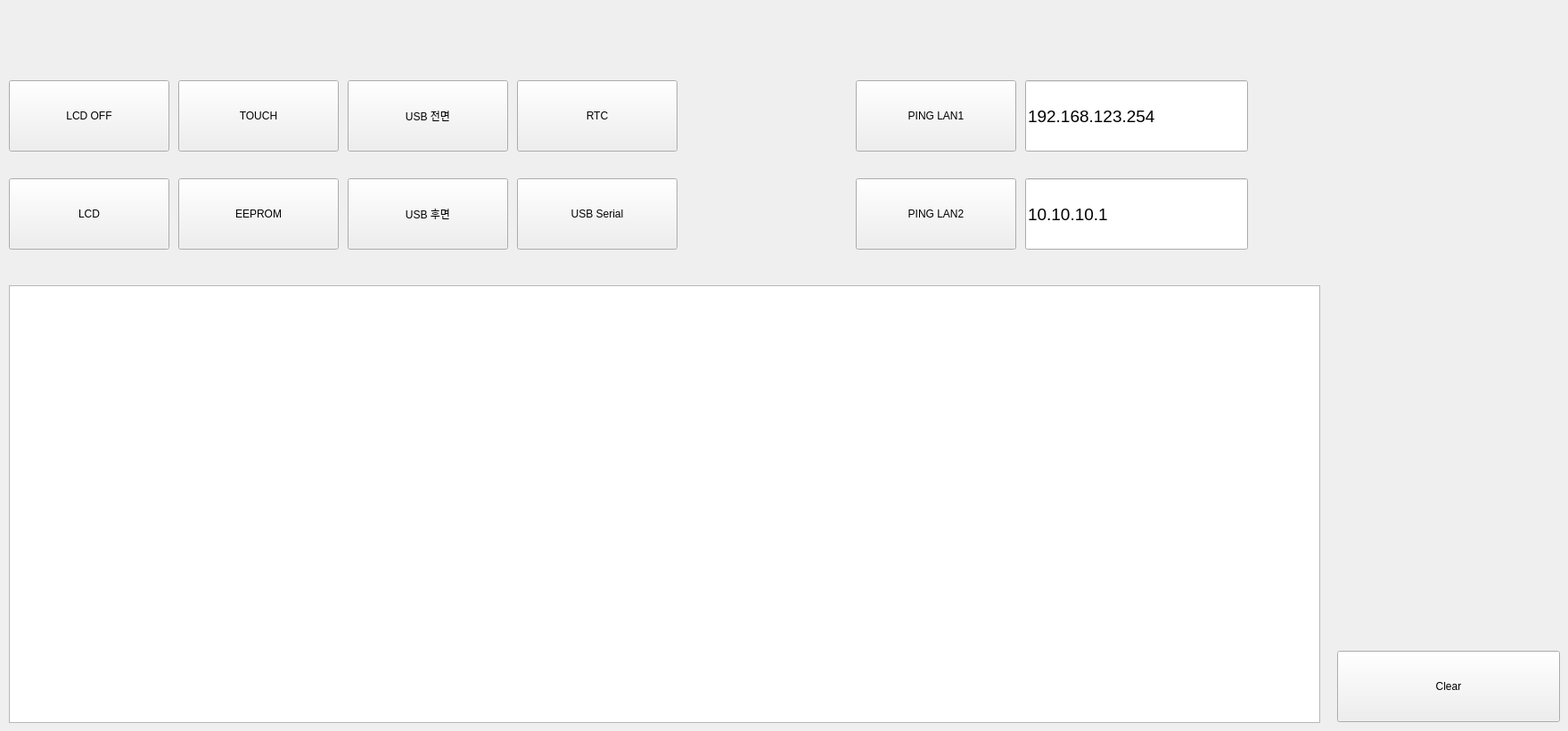
   <widget class="QWidget" name="pageEtc">
    <widget class="QPushButton" name="lcdOff">
     <property name="geometry">
      <rect>
       <x>10</x>
       <y>90</y>
       <width>180</width>
       <height>80</height>
      </rect>
     </property>
     <property name="text">
      <string>LCD OFF</string>
     </property>
    </widget>
    <widget class="QPushButton" name="usbHub2">
     <property name="geometry">
      <rect>
       <x>390</x>
       <y>200</y>
       <width>180</width>
       <height>80</height>
      </rect>
     </property>
     <property name="text">
      <string>USB 후면</string>
     </property>
    </widget>
    <widget class="QPushButton" name="usbHub1">
     <property name="geometry">
      <rect>
       <x>390</x>
       <y>90</y>
       <width>180</width>
       <height>80</height>
      </rect>
     </property>
     <property name="text">
      <string>USB 전면</string>
     </property>
    </widget>
    <widget class="QListWidget" name="listWidgetMsg">
     <property name="geometry">
      <rect>
       <x>10</x>
       <y>320</y>
       <width>1471</width>
       <height>491</height>
      </rect>
     </property>
    </widget>
    <widget class="QPushButton" name="pushButtonClear">
     <property name="geometry">
      <rect>
       <x>1500</x>
       <y>730</y>
       <width>250</width>
       <height>80</height>
      </rect>
     </property>
     <property name="text">
      <string>Clear</string>
     </property>
    </widget>
    <widget class="QPushButton" name="touch">
     <property name="geometry">
      <rect>
       <x>200</x>
       <y>90</y>
       <width>180</width>
       <height>80</height>
      </rect>
     </property>
     <property name="text">
      <string>TOUCH</string>
     </property>
    </widget>
    <widget class="QPushButton" name="lcd">
     <property name="geometry">
      <rect>
       <x>10</x>
       <y>200</y>
       <width>180</width>
       <height>80</height>
      </rect>
     </property>
     <property name="text">
      <string>LCD</string>
     </property>
    </widget>
    <widget class="QPushButton" name="fram">
     <property name="geometry">
      <rect>
       <x>200</x>
       <y>200</y>
       <width>180</width>
       <height>80</height>
      </rect>
     </property>
     <property name="text">
      <string>EEPROM</string>
     </property>
    </widget>
    <widget class="QPushButton" name="usbSerial">
     <property name="geometry">
      <rect>
       <x>580</x>
       <y>200</y>
       <width>180</width>
       <height>80</height>
      </rect>
     </property>
     <property name="text">
      <string>USB Serial</string>
     </property>
    </widget>
    <widget class="QPushButton" name="rtc">
     <property name="geometry">
      <rect>
       <x>580</x>
       <y>90</y>
       <width>180</width>
       <height>80</height>
      </rect>
     </property>
     <property name="text">
      <string>RTC</string>
     </property>
    </widget>
    <widget class="QPushButton" name="ping">
     <property name="geometry">
      <rect>
       <x>960</x>
       <y>90</y>
       <width>180</width>
       <height>80</height>
      </rect>
     </property>
     <property name="text">
      <string>PING LAN1</string>
     </property>
    </widget>
    <widget class="QPushButton" name="pingLan2">
     <property name="geometry">
      <rect>
       <x>960</x>
       <y>200</y>
       <width>180</width>
       <height>80</height>
      </rect>
     </property>
     <property name="text">
      <string>PING LAN2</string>
     </property>
    </widget>
    <widget class="IpEdit" name="lan1">
     <property name="geometry">
      <rect>
       <x>1150</x>
       <y>90</y>
       <width>250</width>
       <height>80</height>
      </rect>
     </property>
     <property name="font">
      <font>
       <pointsize>14</pointsize>
      </font>
     </property>
     <property name="text">
      <string>192.168.123.254</string>
     </property>
    </widget>
    <widget class="IpEdit" name="lan2">
     <property name="geometry">
      <rect>
       <x>1150</x>
       <y>200</y>
       <width>250</width>
       <height>80</height>
      </rect>
     </property>
     <property name="font">
      <font>
       <pointsize>14</pointsize>
      </font>
     </property>
     <property name="text">
      <string>10.10.10.1</string>
     </property>
    </widget>
   </widget>
